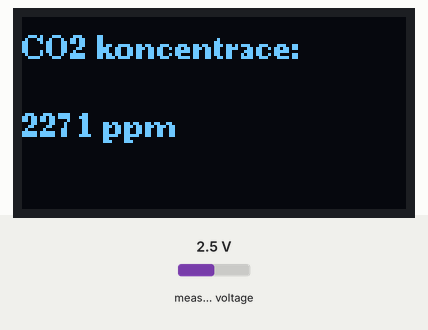
Simulated run of this sketch. Board: ESP32. Shown: 128×64 one-colour display. Inputs (shaded band) come from the test bench; at power-on: measured voltage 2.5 V. WiFi joins after 1.5 s; servers stay silent unless stated; no MQTT or app messages arrive unless stated; what the sketch prints to the serial monitor is not drawn.

Above: at 3.2 s.
3.3 s: measured voltage set to 0.1 V
At 5.3 s:
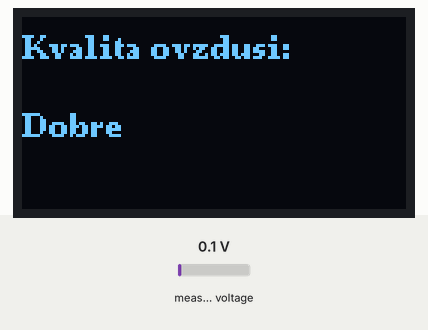
6.3 s: measured voltage set to 3.8 V
At 9.0 s:
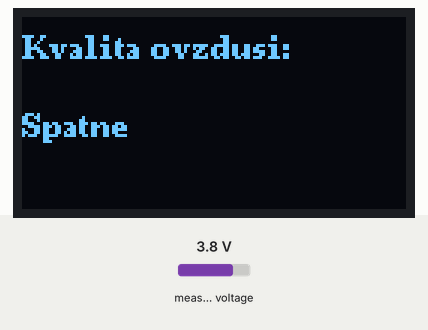
9.3 s: measured voltage set to 1.2 V
At 10.0 s:
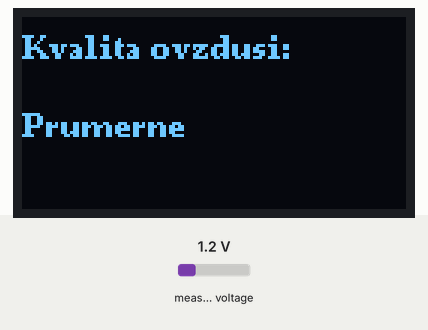
12.3 s: measured voltage set to 4.9 V
At 14.7 s:
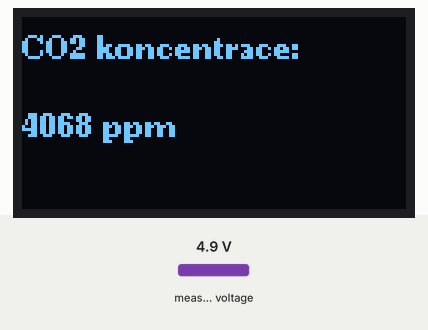
15.3 s: measured voltage set to 2.5 V
At 16.8 s:
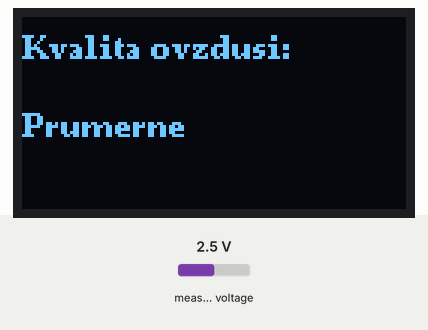
Timing chart, 0 to 18.3 s (numbered marks = the images above; inputs shaded):
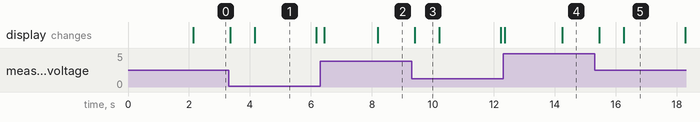

Measured:
- after the input at 3.3 s, the display: first changes after 0.05 s (image 1 shows a later state)
- after the input at 6.3 s, the display: first changes after 0.14 s (image 2 shows a later state)
- after the input at 9.3 s, the display: changes after 0.10 s (image 3)
- after the input at 12.3 s, the display: first changes after 0.06 s (image 4 shows a later state)
- after the input at 15.3 s, the display: first changes after 0.15 s (image 5 shows a later state)
- what the display in image 1 shows lasts 2.0 s, from 4.2 s to 6.2 s
- what the display in image 3 shows lasts 0.8 s, from 9.4 s to 10.2 s

The sketch:

main.ino
```cpp
// ====== Knihovny pro hardware a komunikaci ======
#include <Wire.h>                     // I2C komunikace
#include <SPI.h>                      // SPI pro OLED
#include <U8g2lib.h>                  // Knihovna pro OLED displej
#include <Adafruit_ADS1X15.h>         // Knihovna pro ADS1115 převodník
#include <WiFi.h>                     // Wi-Fi připojení ESP32
#include <PubSubClient.h>            // MQTT klient

// ====== Připojení k Wi-Fi síti ======
const char* ssid = "TVÁ_WIFI";                  // Název Wi-Fi sítě
const char* password = "TVÉ_HESLO";             // Heslo k Wi-Fi
const char* mqtt_server = "172.16.144.130";     // IP adresa MQTT serveru

WiFiClient espClient;
PubSubClient client(espClient);

// ====== Inicializace OLED displeje (SPI, SH1106) ======
// Piny: CS = 5, DC = 2, RST = 4
U8G2_SH1106_128X64_NONAME_F_4W_HW_SPI oled(U8G2_R0, 5, 2, 4);

// ====== ADS1115 převodník (přes I2C) ======
Adafruit_ADS1115 ads;

// ====== Proměnné pro zobrazení a měření ======
unsigned long lastSwitch = 0;     // Čas posledního přepnutí displeje
bool showCO2 = false;             // Stav přepínače OLED výstupu
bool adsReady = false;            // Informace, zda je ADS1115 nalezen
float co2ppm = 0;                 // Vypočtená CO₂ koncentrace
String kvalita = "---";           // Slovní hodnocení kvality ovzduší
unsigned long lastMqttSend = 0;   // Čas posledního odeslání MQTT zprávy

// ====== Funkce pro připojení k Wi-Fi ======
void setup_wifi() {
  WiFi.begin(ssid, password);
  Serial.print("Připojování k WiFi");
  while (WiFi.status() != WL_CONNECTED) {
    delay(500);
    Serial.print(".");
  }
  Serial.println("\nWiFi připojeno");
}

// ====== Funkce pro připojení k MQTT brokeru ======
void reconnect() {
  while (!client.connected()) {
    Serial.print("Připojování k MQTT...");
    if (client.connect("ESP32_OVZDUSI")) {
      Serial.println(" připojeno.");
    } else {
      Serial.print(" chyba, kód=");
      Serial.print(client.state());
      delay(2000);
    }
  }
}

// ====== Nastavení při startu zařízení ======
void setup() {
  Serial.begin(115200);                // Seriová komunikace

  oled.begin();                        // Spuštění OLED displeje
  oled.clearBuffer();
  oled.setFont(u8g2_font_ncenB08_tr);
  oled.drawStr(0, 24, "Inicializace OLED");
  oled.sendBuffer();
  delay(500);

  Wire.begin(21, 22);                  // Inicializace I2C sběrnice (SDA, SCL)
  Wire.setClock(100000);              // Rychlost I2C
  adsReady = ads.begin(0x4B);         // Pokus o nalezení ADS1115 na adrese 0x4B

  setup_wifi();                        // Připojení k Wi-Fi
  client.setServer(mqtt_server, 1883); // Nastavení IP a portu MQTT brokeru
}

// ====== Hlavní smyčka programu ======
void loop() {
  // Připojení k MQTT brokeru (pokud došlo k odpojení)
  if (!client.connected()) {
    reconnect();
  }
  client.loop(); // MQTT klient musí být pravidelně volán

  // === MĚŘENÍ CO₂ pomocí ADS1115 ===
  int16_t adcValue = -1;
  float voltage = 0;
  co2ppm = 0;

  if (adsReady) {
    adcValue = ads.readADC_SingleEnded(0);             // Čtení z kanálu A0
    voltage = adcValue * (3.3 / 32767.0);               // Přepočet na napětí
    co2ppm = map(adcValue, 0, 32767, 400, 5000);        // Hrubý převod na ppm

    // Slovní hodnocení kvality
    if (adcValue <= 5000) {
      kvalita = "Dobre";
    } else if (adcValue <= 15000) {
      kvalita = "Prumerne";
    } else {
      kvalita = "Spatne";
    }

    // Výpis do seriového monitoru
    Serial.print("CO2: ");
    Serial.print(co2ppm);
    Serial.print(" ppm | Kvalita: ");
    Serial.println(kvalita);
  } else {
    kvalita = "---";
    Serial.println("ADS1115 nenalezen!");
  }

  // === ODESLÁNÍ MQTT zprávy každých 5 sekund ===
  if (millis() - lastMqttSend > 5000 && adsReady) {
    lastMqttSend = millis();
    String payload = "{\"co2\": " + String((int)co2ppm) + ", \"stav\": \"" + kvalita + "\"}";
    client.publish("senzory/ovzdusi", payload.c_str());
    Serial.println("MQTT zpráva odeslána: " + payload);
  }

  // === Přepínání OLED výpisu (každé 2 s) ===
  if (millis() - lastSwitch > 2000) {
    showCO2 = !showCO2;
    lastSwitch = millis();
  }

  // === Výpis na OLED displej ===
  oled.clearBuffer();
  oled.setFont(u8g2_font_ncenB08_tr);

  if (showCO2) {
    oled.drawStr(0, 14, "CO2 koncentrace:");
    oled.drawStr(0, 40, adsReady ? (String((int)co2ppm) + " ppm").c_str() : "--- ppm");
  } else {
    oled.drawStr(0, 14, "Kvalita ovzdusi:");
    oled.drawStr(0, 40, kvalita.c_str());
  }

  if (!adsReady) {
    oled.setFont(u8g2_font_5x7_tr);
    oled.drawStr(2, 62, "ADS error");
  }

  oled.sendBuffer();
  delay(100);
}
```
